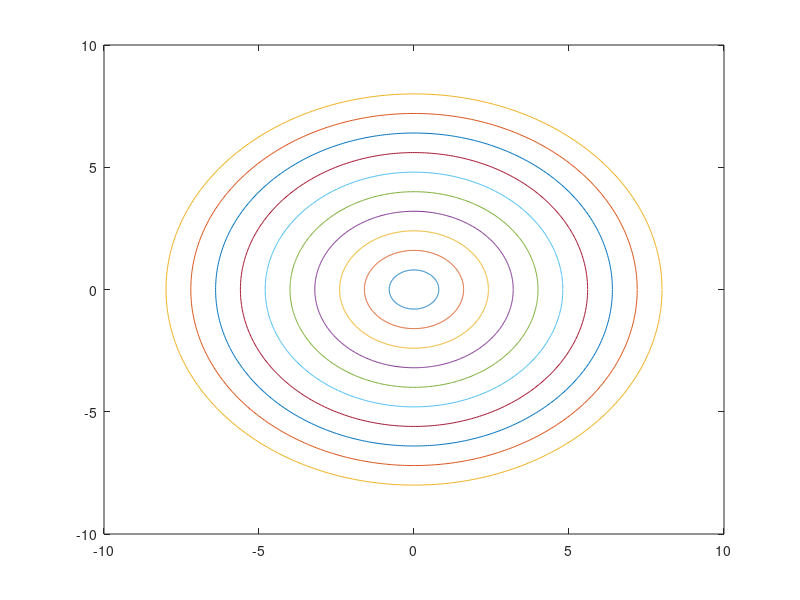

The MATLAB source for this figure:
% Script file: three_circ
t = 0:0.01:2*pi;
X = cos(t);
Y = sin(t);
C = 0.8*X;
B = 0.8*Y;
plot(C,B,C*2,B*2,C*3,B*3,C*4,B*4,C*5,B*5,C*6,B*6,C*7,B*7,C*8,B*8,C*9,B*9,C*10,B*10)
